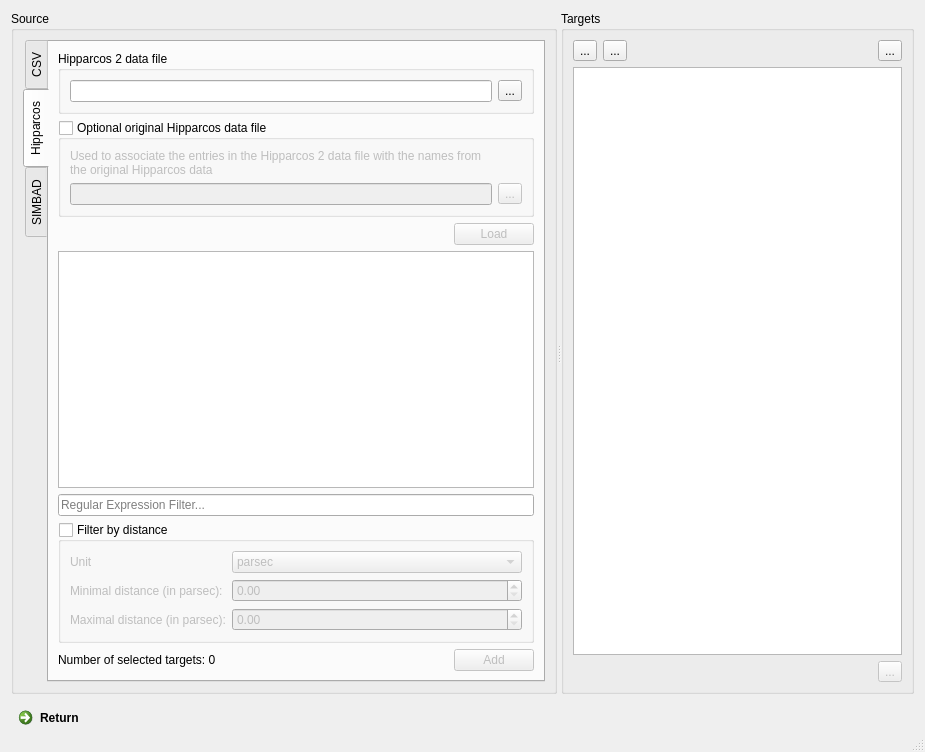
<?xml version="1.0" encoding="UTF-8"?>
<ui version="4.0">
 <class>TargetManager</class>
 <widget class="QDialog" name="TargetManager">
  <property name="geometry">
   <rect>
    <x>0</x>
    <y>0</y>
    <width>925</width>
    <height>752</height>
   </rect>
  </property>
  <property name="windowTitle">
   <string>Target Manager</string>
  </property>
  <property name="sizeGripEnabled">
   <bool>true</bool>
  </property>
  <property name="modal">
   <bool>true</bool>
  </property>
  <layout class="QVBoxLayout" name="verticalLayout">
   <item>
    <widget class="QSplitter" name="splitter">
     <property name="orientation">
      <enum>Qt::Horizontal</enum>
     </property>
     <widget class="QGroupBox" name="groupBox_2">
      <property name="title">
       <string>Source</string>
      </property>
      <property name="flat">
       <bool>true</bool>
      </property>
      <layout class="QGridLayout" name="gridLayout_3">
       <item row="0" column="0">
        <widget class="QTabWidget" name="tabWidget">
         <property name="enabled">
          <bool>true</bool>
         </property>
         <property name="tabPosition">
          <enum>QTabWidget::West</enum>
         </property>
         <property name="currentIndex">
          <number>1</number>
         </property>
         <widget class="QWidget" name="csvTab">
          <attribute name="title">
           <string>CSV</string>
          </attribute>
          <layout class="QGridLayout" name="gridLayout_6">
           <item row="0" column="0" colspan="2">
            <widget class="QGroupBox" name="csvGroup">
             <property name="title">
              <string>CSV file</string>
             </property>
             <property name="flat">
              <bool>true</bool>
             </property>
             <layout class="QGridLayout" name="gridLayout_7">
              <item row="0" column="0" colspan="2">
               <widget class="QLineEdit" name="csvFilepath"/>
              </item>
              <item row="0" column="2">
               <widget class="QToolButton" name="browseForCSV">
                <property name="text">
                 <string>...</string>
                </property>
               </widget>
              </item>
             </layout>
            </widget>
           </item>
           <item row="4" column="1">
            <widget class="QPushButton" name="addCSVTarget">
             <property name="enabled">
              <bool>false</bool>
             </property>
             <property name="text">
              <string>Add</string>
             </property>
            </widget>
           </item>
           <item row="3" column="0" colspan="2">
            <widget class="QLineEdit" name="csvTargetFilter">
             <property name="text">
              <string/>
             </property>
             <property name="placeholderText">
              <string>Filter...</string>
             </property>
            </widget>
           </item>
           <item row="1" column="1">
            <widget class="QPushButton" name="loadCSV">
             <property name="enabled">
              <bool>false</bool>
             </property>
             <property name="text">
              <string>Load</string>
             </property>
            </widget>
           </item>
           <item row="1" column="0">
            <spacer name="horizontalSpacer_3">
             <property name="orientation">
              <enum>Qt::Horizontal</enum>
             </property>
             <property name="sizeHint" stdset="0">
              <size>
               <width>40</width>
               <height>20</height>
              </size>
             </property>
            </spacer>
           </item>
           <item row="2" column="0" colspan="2">
            <widget class="QTreeView" name="csvTargets">
             <property name="editTriggers">
              <set>QAbstractItemView::NoEditTriggers</set>
             </property>
             <property name="selectionMode">
              <enum>QAbstractItemView::MultiSelection</enum>
             </property>
             <property name="rootIsDecorated">
              <bool>false</bool>
             </property>
             <property name="sortingEnabled">
              <bool>false</bool>
             </property>
            </widget>
           </item>
           <item row="4" column="0">
            <widget class="QLabel" name="numberOfSelectedCSVTargets">
             <property name="text">
              <string>Number of selected targets: 0</string>
             </property>
            </widget>
           </item>
          </layout>
         </widget>
         <widget class="QWidget" name="hipparcosTab">
          <attribute name="title">
           <string>Hipparcos</string>
          </attribute>
          <layout class="QGridLayout" name="gridLayout_4">
           <item row="0" column="0" colspan="2">
            <widget class="QGroupBox" name="hipparcos2Group">
             <property name="title">
              <string>Hipparcos 2 data file</string>
             </property>
             <property name="flat">
              <bool>true</bool>
             </property>
             <layout class="QHBoxLayout" name="horizontalLayout_2">
              <item>
               <widget class="QLineEdit" name="hipparcos2Filepath"/>
              </item>
              <item>
               <widget class="QToolButton" name="browseForHipparcos2">
                <property name="text">
                 <string>...</string>
                </property>
               </widget>
              </item>
             </layout>
            </widget>
           </item>
           <item row="1" column="0" colspan="2">
            <widget class="QGroupBox" name="hipparcosGroup">
             <property name="title">
              <string>Optional original Hipparcos data file</string>
             </property>
             <property name="flat">
              <bool>true</bool>
             </property>
             <property name="checkable">
              <bool>true</bool>
             </property>
             <property name="checked">
              <bool>false</bool>
             </property>
             <layout class="QGridLayout" name="gridLayout_5">
              <item row="1" column="1">
               <widget class="QLineEdit" name="hipparcosFilepath"/>
              </item>
              <item row="1" column="2">
               <widget class="QToolButton" name="browseForHipparcos">
                <property name="text">
                 <string>...</string>
                </property>
               </widget>
              </item>
              <item row="0" column="1">
               <widget class="QLabel" name="label_2">
                <property name="text">
                 <string>Used to associate the entries in the Hipparcos 2 data file with the names from the original Hipparcos data</string>
                </property>
                <property name="wordWrap">
                 <bool>true</bool>
                </property>
               </widget>
              </item>
             </layout>
            </widget>
           </item>
           <item row="2" column="1">
            <widget class="QPushButton" name="loadHipparcos">
             <property name="enabled">
              <bool>false</bool>
             </property>
             <property name="text">
              <string>Load</string>
             </property>
            </widget>
           </item>
           <item row="4" column="0" colspan="2">
            <widget class="QLineEdit" name="hipparcosTargetFilter">
             <property name="text">
              <string/>
             </property>
             <property name="placeholderText">
              <string>Regular Expression Filter...</string>
             </property>
            </widget>
           </item>
           <item row="6" column="1">
            <widget class="QPushButton" name="addHipparcosTarget">
             <property name="enabled">
              <bool>false</bool>
             </property>
             <property name="text">
              <string>Add</string>
             </property>
            </widget>
           </item>
           <item row="2" column="0">
            <spacer name="horizontalSpacer">
             <property name="orientation">
              <enum>Qt::Horizontal</enum>
             </property>
             <property name="sizeHint" stdset="0">
              <size>
               <width>40</width>
               <height>20</height>
              </size>
             </property>
            </spacer>
           </item>
           <item row="3" column="0" colspan="2">
            <widget class="QTreeView" name="hipparcosTargets">
             <property name="editTriggers">
              <set>QAbstractItemView::NoEditTriggers</set>
             </property>
             <property name="selectionMode">
              <enum>QAbstractItemView::MultiSelection</enum>
             </property>
             <property name="rootIsDecorated">
              <bool>false</bool>
             </property>
            </widget>
           </item>
           <item row="6" column="0">
            <widget class="QLabel" name="numberOfSelectedHipparcosTargets">
             <property name="text">
              <string>Number of selected targets: 0</string>
             </property>
            </widget>
           </item>
           <item row="5" column="0" colspan="2">
            <widget class="QGroupBox" name="filterByDistanceBox">
             <property name="title">
              <string>Filter by distance</string>
             </property>
             <property name="flat">
              <bool>true</bool>
             </property>
             <property name="checkable">
              <bool>true</bool>
             </property>
             <property name="checked">
              <bool>false</bool>
             </property>
             <layout class="QFormLayout" name="formLayout">
              <property name="fieldGrowthPolicy">
               <enum>QFormLayout::AllNonFixedFieldsGrow</enum>
              </property>
              <item row="1" column="0">
               <widget class="QLabel" name="label">
                <property name="text">
                 <string>Minimal distance (in parsec):</string>
                </property>
                <property name="buddy">
                 <cstring>minimalDistanceFilter</cstring>
                </property>
               </widget>
              </item>
              <item row="1" column="1">
               <widget class="QDoubleSpinBox" name="minimalDistanceFilter">
                <property name="maximum">
                 <double>999999999.990000009536743</double>
                </property>
               </widget>
              </item>
              <item row="2" column="0">
               <widget class="QLabel" name="label_3">
                <property name="text">
                 <string>Maximal distance (in parsec):</string>
                </property>
                <property name="buddy">
                 <cstring>maximalDistanceFilter</cstring>
                </property>
               </widget>
              </item>
              <item row="2" column="1">
               <widget class="QDoubleSpinBox" name="maximalDistanceFilter"/>
              </item>
              <item row="0" column="0">
               <widget class="QLabel" name="label_5">
                <property name="text">
                 <string>Unit</string>
                </property>
               </widget>
              </item>
              <item row="0" column="1">
               <widget class="QComboBox" name="unitSelectionFilter">
                <item>
                 <property name="text">
                  <string>parsec</string>
                 </property>
                </item>
                <item>
                 <property name="text">
                  <string>lightyears</string>
                 </property>
                </item>
               </widget>
              </item>
             </layout>
            </widget>
           </item>
          </layout>
         </widget>
         <widget class="QWidget" name="simbadTab">
          <attribute name="title">
           <string>SIMBAD</string>
          </attribute>
          <layout class="QGridLayout" name="gridLayout_8">
           <item row="1" column="0" colspan="3">
            <widget class="QLineEdit" name="simbadQuery">
             <property name="placeholderText">
              <string>Search...</string>
             </property>
            </widget>
           </item>
           <item row="1" column="3">
            <widget class="QPushButton" name="querySimbad">
             <property name="enabled">
              <bool>true</bool>
             </property>
             <property name="text">
              <string>Go</string>
             </property>
            </widget>
           </item>
           <item row="4" column="3" colspan="2">
            <widget class="QPushButton" name="addSimbadTarget">
             <property name="enabled">
              <bool>false</bool>
             </property>
             <property name="text">
              <string>Add</string>
             </property>
             <property name="checkable">
              <bool>false</bool>
             </property>
            </widget>
           </item>
           <item row="0" column="0" colspan="4">
            <widget class="QLabel" name="label_4">
             <property name="text">
              <string>Query the online astronomical database SIMBAD</string>
             </property>
            </widget>
           </item>
           <item row="3" column="0" colspan="5">
            <widget class="QTreeView" name="simbadTargets">
             <property name="editTriggers">
              <set>QAbstractItemView::NoEditTriggers</set>
             </property>
             <property name="rootIsDecorated">
              <bool>false</bool>
             </property>
            </widget>
           </item>
           <item row="1" column="4">
            <widget class="QToolButton" name="browseForSimbad">
             <property name="toolTip">
              <string>Load a list of queries</string>
             </property>
             <property name="text">
              <string>Load query list</string>
             </property>
             <property name="icon">
              <iconset resource="../icons/icons.qrc">
               <normaloff>:/document-open.svg</normaloff>:/document-open.svg</iconset>
             </property>
            </widget>
           </item>
          </layout>
         </widget>
        </widget>
       </item>
      </layout>
     </widget>
     <widget class="QGroupBox" name="groupBox">
      <property name="sizePolicy">
       <sizepolicy hsizetype="MinimumExpanding" vsizetype="Preferred">
        <horstretch>0</horstretch>
        <verstretch>0</verstretch>
       </sizepolicy>
      </property>
      <property name="title">
       <string>Targets</string>
      </property>
      <property name="flat">
       <bool>true</bool>
      </property>
      <layout class="QVBoxLayout" name="verticalLayout_3">
       <item>
        <layout class="QVBoxLayout" name="verticalLayout_2">
         <item>
          <layout class="QHBoxLayout" name="horizontalLayout">
           <item>
            <widget class="QToolButton" name="loadTargets">
             <property name="toolTip">
              <string>Load targets</string>
             </property>
             <property name="text">
              <string>...</string>
             </property>
             <property name="icon">
              <iconset resource="../icons/icons.qrc">
               <normaloff>:/document-open.svg</normaloff>:/document-open.svg</iconset>
             </property>
            </widget>
           </item>
           <item>
            <widget class="QToolButton" name="saveTargets">
             <property name="toolTip">
              <string>Save targets</string>
             </property>
             <property name="text">
              <string>...</string>
             </property>
             <property name="icon">
              <iconset resource="../icons/icons.qrc">
               <normaloff>:/document-save.svg</normaloff>:/document-save.svg</iconset>
             </property>
            </widget>
           </item>
           <item>
            <spacer name="horizontalSpacer_4">
             <property name="orientation">
              <enum>Qt::Horizontal</enum>
             </property>
             <property name="sizeHint" stdset="0">
              <size>
               <width>40</width>
               <height>20</height>
              </size>
             </property>
            </spacer>
           </item>
           <item>
            <widget class="QToolButton" name="removeAllTargets">
             <property name="enabled">
              <bool>true</bool>
             </property>
             <property name="text">
              <string>...</string>
             </property>
             <property name="icon">
              <iconset resource="../icons/icons.qrc">
               <normaloff>:/edit-clear.svg</normaloff>:/edit-clear.svg</iconset>
             </property>
            </widget>
           </item>
          </layout>
         </item>
         <item>
          <widget class="QTreeView" name="targets">
           <property name="editTriggers">
            <set>QAbstractItemView::NoEditTriggers</set>
           </property>
           <property name="rootIsDecorated">
            <bool>false</bool>
           </property>
          </widget>
         </item>
         <item>
          <layout class="QHBoxLayout" name="horizontalLayout_3">
           <item>
            <spacer name="horizontalSpacer_5">
             <property name="orientation">
              <enum>Qt::Horizontal</enum>
             </property>
             <property name="sizeHint" stdset="0">
              <size>
               <width>40</width>
               <height>20</height>
              </size>
             </property>
            </spacer>
           </item>
           <item>
            <widget class="QToolButton" name="removeTarget">
             <property name="enabled">
              <bool>false</bool>
             </property>
             <property name="text">
              <string>...</string>
             </property>
             <property name="icon">
              <iconset resource="../icons/icons.qrc">
               <normaloff>:/list-remove.svg</normaloff>:/list-remove.svg</iconset>
             </property>
            </widget>
           </item>
          </layout>
         </item>
        </layout>
       </item>
      </layout>
     </widget>
    </widget>
   </item>
   <item>
    <widget class="QCommandLinkButton" name="returnButton">
     <property name="sizePolicy">
      <sizepolicy hsizetype="Preferred" vsizetype="Fixed">
       <horstretch>0</horstretch>
       <verstretch>0</verstretch>
      </sizepolicy>
     </property>
     <property name="text">
      <string>Return</string>
     </property>
     <property name="icon">
      <iconset resource="../icons/icons.qrc">
       <normaloff>:/go-previous.svg</normaloff>:/go-previous.svg</iconset>
     </property>
    </widget>
   </item>
  </layout>
 </widget>
 <resources>
  <include location="../icons/icons.qrc"/>
 </resources>
 <connections>
  <connection>
   <sender>returnButton</sender>
   <signal>clicked()</signal>
   <receiver>TargetManager</receiver>
   <slot>close()</slot>
   <hints>
    <hint type="sourcelabel">
     <x>462</x>
     <y>722</y>
    </hint>
    <hint type="destinationlabel">
     <x>462</x>
     <y>375</y>
    </hint>
   </hints>
  </connection>
 </connections>
</ui>
